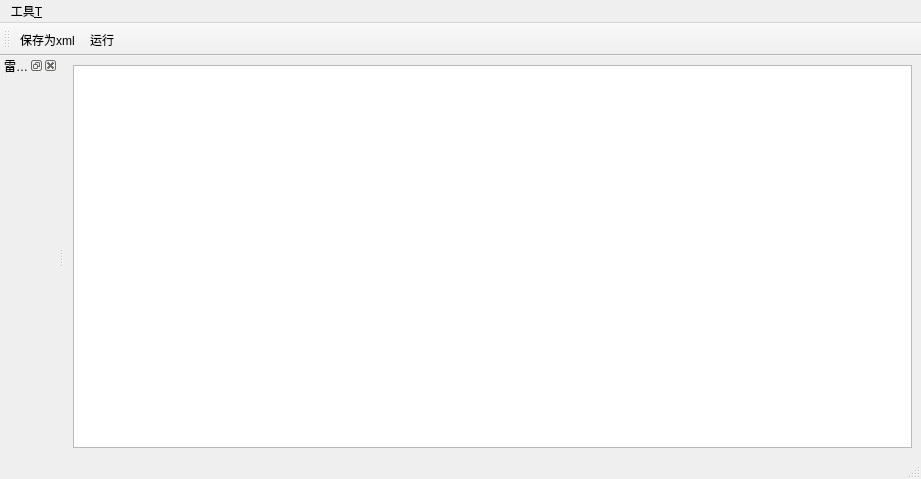
<?xml version="1.0" encoding="UTF-8"?>
<ui version="4.0">
 <class>MainWindow_Radar</class>
 <widget class="QMainWindow" name="MainWindow_Radar">
  <property name="enabled">
   <bool>true</bool>
  </property>
  <property name="geometry">
   <rect>
    <x>0</x>
    <y>0</y>
    <width>921</width>
    <height>479</height>
   </rect>
  </property>
  <property name="windowTitle">
   <string>编辑雷达</string>
  </property>
  <widget class="QWidget" name="centralwidget">
   <layout class="QHBoxLayout" name="horizontalLayout">
    <item>
     <widget class="QGraphicsView" name="graphicsView">
      <property name="frameShadow">
       <enum>QFrame::Plain</enum>
      </property>
     </widget>
    </item>
   </layout>
  </widget>
  <widget class="QMenuBar" name="menubar">
   <property name="geometry">
    <rect>
     <x>0</x>
     <y>0</y>
     <width>921</width>
     <height>21</height>
    </rect>
   </property>
   <widget class="QMenu" name="menu">
    <property name="title">
     <string>工具&amp;T</string>
    </property>
    <addaction name="actionCom_list"/>
    <addaction name="actionOpenXml"/>
    <addaction name="actionsave"/>
    <addaction name="actionRunRadar"/>
   </widget>
   <addaction name="menu"/>
  </widget>
  <widget class="QStatusBar" name="statusbar"/>
  <widget class="QDockWidget" name="dockCompList">
   <property name="enabled">
    <bool>true</bool>
   </property>
   <property name="floating">
    <bool>false</bool>
   </property>
   <property name="features">
    <set>QDockWidget::AllDockWidgetFeatures</set>
   </property>
   <property name="windowTitle">
    <string>雷达组件列表</string>
   </property>
   <attribute name="dockWidgetArea">
    <number>1</number>
   </attribute>
   <widget class="QWidget" name="dockWidgetContents"/>
  </widget>
  <widget class="QToolBar" name="toolBar">
   <property name="windowTitle">
    <string>toolBar</string>
   </property>
   <attribute name="toolBarArea">
    <enum>TopToolBarArea</enum>
   </attribute>
   <attribute name="toolBarBreak">
    <bool>false</bool>
   </attribute>
   <addaction name="actionsave"/>
   <addaction name="actionRunRadar"/>
  </widget>
  <action name="actionCom_list">
   <property name="checkable">
    <bool>true</bool>
   </property>
   <property name="checked">
    <bool>false</bool>
   </property>
   <property name="text">
    <string>组件列表</string>
   </property>
  </action>
  <action name="actionOpenXml">
   <property name="text">
    <string>打开xml</string>
   </property>
  </action>
  <action name="actionsave">
   <property name="icon">
    <iconset resource="../Res/res.qrc">
     <normaloff>:/img/save.png</normaloff>:/img/save.png</iconset>
   </property>
   <property name="text">
    <string>保存为xml</string>
   </property>
  </action>
  <action name="actionRunRadar">
   <property name="icon">
    <iconset resource="../Res/res.qrc">
     <normaloff>:/img/runXml.png</normaloff>:/img/runXml.png</iconset>
   </property>
   <property name="text">
    <string>运行</string>
   </property>
  </action>
  <zorder>dockCompList</zorder>
 </widget>
 <resources>
  <include location="../Res/res.qrc"/>
 </resources>
 <connections/>
</ui>
